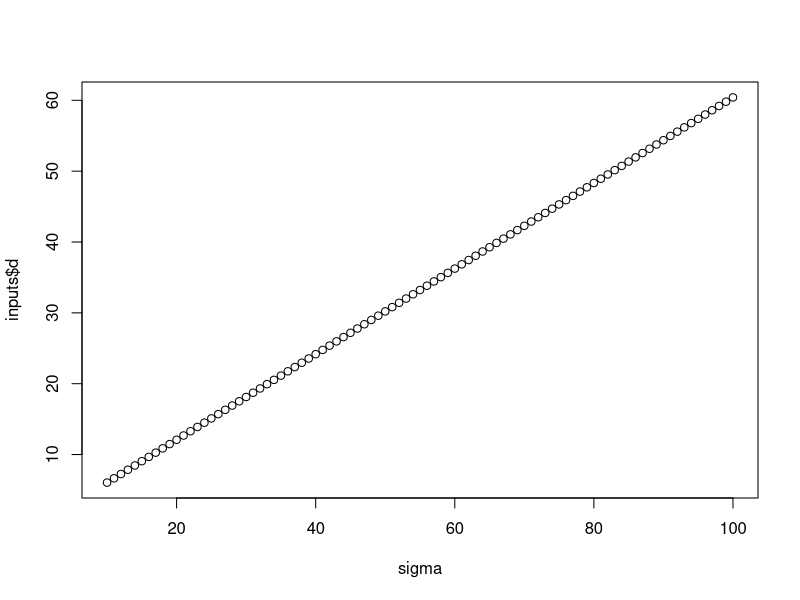

R code for this plot:
###########################
# Chapter 4 Problem 1

# To within 500 trees

N = 1000
sigma2 = 45
d = 500
alpha = 0.05
z = qnorm(1-0.05/2)
n = 1/(d^2/(N^2*z^2*sigma2)+(1/N))

# 408.79
n


# To within 1000 trees

d = 1000
n = 1/(d^2/(N^2*z^2*sigma2)+(1/N))

# 147.38
n


# To within 2000 trees

d = 2000
n = 1/(d^2/(N^2*z^2*sigma2)+(1/N))

# 41.42
n

###########################

#Problem from class

# Solve for d when
# N = number of areas in a lake with bass = 200
# Abs. difference (d) is 10
# 95% confidence, $\alpha = 0.05$
# sigma could range from 10 to 200

N = 200
n = 10
z = qnorm(1-alpha/2)
sigma = seq(10,100,by=1)
sigma2=sigma^2

inputs= expand.grid(n,sigma2,z,N)
colnames(inputs)=c("n","sigma2","z","N")
inputs$z = z
inputs$N = N

# Create function to solve for d

# d = sqrt((z^2*sigma2)/n - (z^2*sigma2)/N)
# d = z*sqrt((N-n)/N * (sigma^2/n))
# same equation, the 2nd one is direct from the book

d.fn = function(inputs){
  sqrt( ((inputs[3]^2*inputs[2])/inputs[1]) - ((inputs[3]^2*inputs[2])/inputs[4]))
  
}

d = apply(inputs,1,d.fn)
inputs$d=d

head(inputs)

#worse case for d is 42.05 or 42
max(inputs$d)
which.max(inputs$d)

inputs[91:nrow(inputs),]

plot(sigma,inputs$d)




# test

sqrt((1.96^2*10)/12 - (1.96^2*10)/100)

1.96*sqrt((100-12)/100 * (10/12))

1.96*sqrt(10)*sqrt((1/12)-(1/100))


#
sqrt((1.96^2*100^2)/10 - (1.96^2*100^2)/200)

1.96*100*sqrt((1/10)-(1/200))

z * sqrt(((N-n)/N) * sigma2/n)
